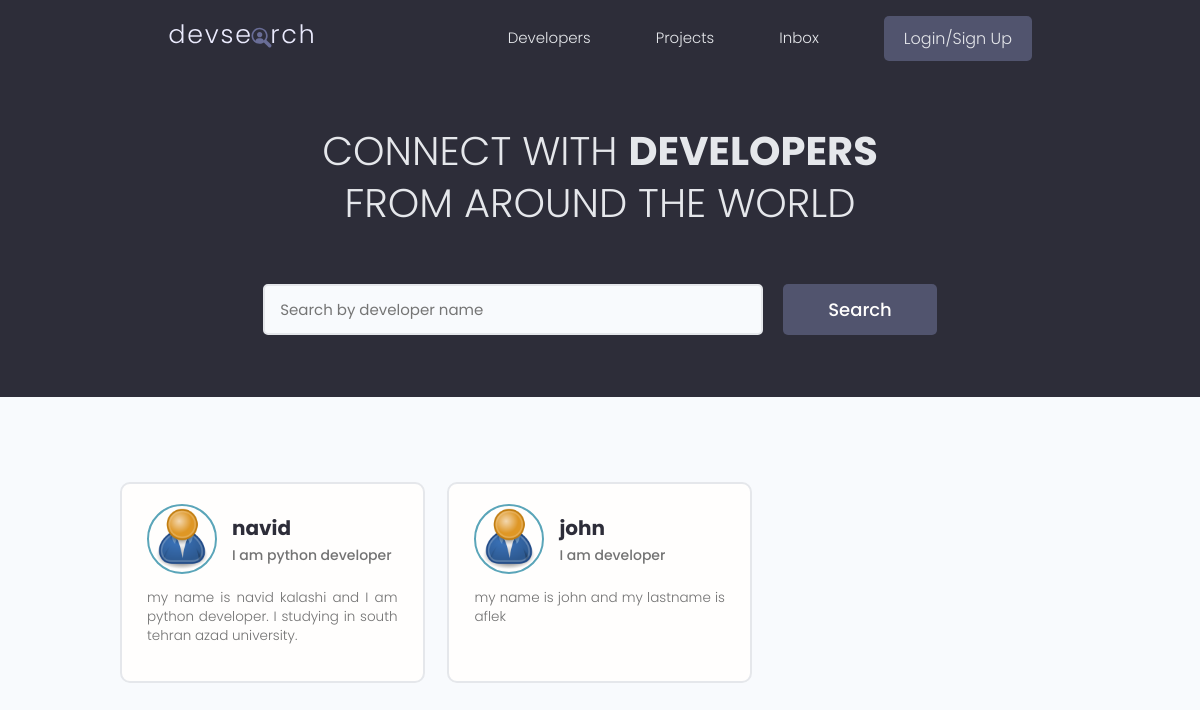
The app's page /, older data.
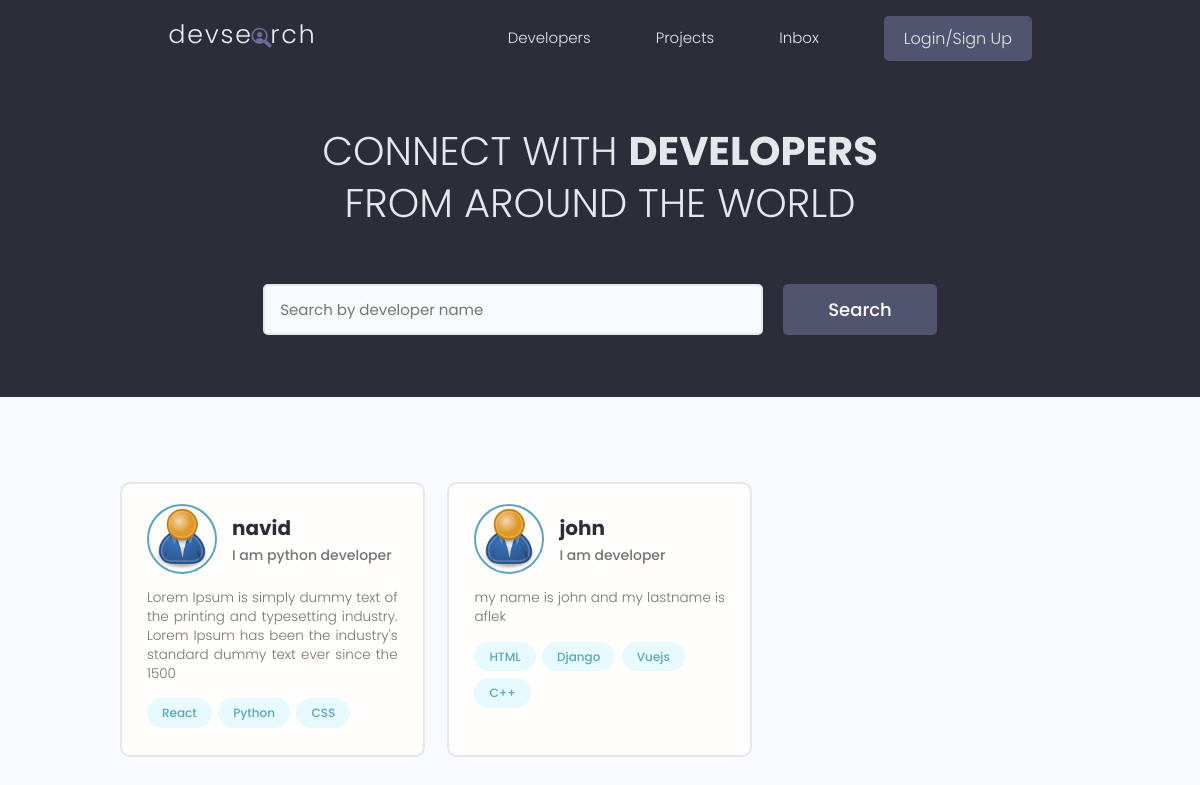
The same page, newer data.
### users/models.py (models this page shows, shortened)
class Profile(models.Model):
    user = models.OneToOneField(User, on_delete=models.CASCADE, null=True, blank=True)
    name = models.CharField(max_length=200, null=True, blank=True)
    email = models.EmailField(max_length=500, null=True, blank=True)
    username = models.CharField(max_length=200, null=True, blank=True)
    location = models.CharField(max_length=200, null=True, blank=True)
    short_intro = models.CharField(max_length=200, null=True, blank=True)
    bio = models.TextField(null=True, blank=True)
    profile_image = models.ImageField(null=True, blank=True, upload_to='profiles/', default='profiles/user-default.png')
    social_github = models.CharField(max_length=200, null=True, blank=True)
    social_twitter = models.CharField(max_length=200, null=True, blank=True)
    social_linkedin = models.CharField(max_length=200, null=True, blank=True)
    social_youtube = models.CharField(max_length=200, null=True, blank=True)
    social_website = models.CharField(max_length=200, null=True, blank=True)
    created = models.DateTimeField(auto_now_add=True)
    id = models.UUIDField(default=uuid.uuid4, unique=True, primary_key=True, editable=False)

class Skill(models.Model):
    owner = models.ForeignKey(Profile, on_delete=models.CASCADE, null=True, blank=True)
    name = models.CharField(max_length=200, null=True, blank=True)
    description = models.TextField(null=True, blank=True)
    created = models.DateTimeField(auto_now_add=True)
    id = models.UUIDField(default=uuid.uuid4, unique=True, primary_key=True, editable=False)
    def __str__(self):
        return str(self.name)

### users/views.py (the view)
# urls.py: path('', views.profiles, name='profiles'),
def profiles(request):
    profiles = Profile.objects.all()
    context = {'profiles': profiles}
    return render(request, 'users/profiles.html', context)

### users/templates/users/profiles.html (shortened to what this page needs)
{% extends 'main.html' %}
{% block content %}
<main class="home">
    <section class="hero-section text-center">
      <div class="container container--narrow">
        <div class="hero-section__box">
          <h2>CONNECT WITH <span>DEVELOPERS</span></h2>
          <h2>FROM AROUND THE WORLD</h2>
        </div>
        <div class="hero-section__search">
          <form class="form" action="#" method="get">
            <div class="form__field">
              <input class="input input--text" id="formInput#search" type="text" name="text"
                placeholder="Search by developer name" />
            </div>
            <input class="btn btn--sub btn--lg" type="submit" value="Search" />
          </form>
        </div>
      </div>
    </section>
    <section class="devlist">
      <div class="container">
        <div class="grid grid--three">
        {% for profile in profiles %}
          <div class="column card">
            <div class="dev">
              <a href="{% url 'user-profile' profile.id %}" class="card__body">
                <div class="dev__profile">
                  <img class="avatar avatar--md" src="{{profile.profile_image.url}}" alt="image" />
                  <div class="dev__meta">
                    <h3>{{profile.name}}</h3>
                    <h5>{{profile.short_intro|slice:'60'}}</h5>
                  </div>
                </div>
                <p class="dev__info">{{profile.bio|slice:'150'}}</p>
                <div class="dev__skills">
                {% for skill in profile.skill_set.all|slice:'5' %}
                  <span class="tag tag--pill tag--main">
                    <small>{{skill}}</small>
                  </span>
                  {% endfor %}
                </div>
              </a>
            </div>
          </div>
          {% endfor %}
        </div>
      </div>
    </section>
  </main>
{% endblock content %}

### templates/main.html (shortened to what this page needs)
<!DOCTYPE html>
{% load static %}
<html lang="en">
<head>
    <link rel="stylesheet" href="https://cdn.iconmonstr.com/1.3.0/css/iconmonstr-iconic-font.min.css" />
    <link rel="stylesheet" href="{% static 'uikit/styles/uikit.css' %}" />
    <link rel="stylesheet" href="{% static 'styles/app.css' %}" />
</head>
<body>
    {% include 'navbar.html' %}
    {% block content %}{% endblock content %}
</body>
</html>

### templates/navbar.html (shortened to what this page needs)
{% load static %}
<header class="header">
    <div class="container container--narrow">
      <a href="{% url 'profiles' %}" class="header__logo">
        <img src="{% static 'images/logo.svg' %}" alt="DevSearch Logo" />
      </a>
      <nav class="header__nav">
        <ul class="header__menu">
          <li class="header__menuItem"><a href="{% url 'profiles' %}">Developers</a></li>
          <li class="header__menuItem"><a href="{% url 'projects' %}">Projects</a></li>
          <li class="header__menuItem"><a href="">Inbox</a></li>
          {% if request.user.is_authenticated %}
          <li class="header__menuItem"><a href="{% url 'add-project' %}">Add Project</a></li>
          <li class="header__menuItem"><a href="{% url 'logout' %}" class="btn btn--sub">Logout</a></li>
          {% else %}
          <li class="header__menuItem"><a href="{% url 'login' %}" class="btn btn--sub">Login/Sign Up</a></li>
          {% endif %}
        </ul>
      </nav>
    </div>
  </header>

### static/styles/app.css (style rules this page uses)
:root { --color-sub: #2d2d39; }
.btn--sub { background-color: var(--color-sub-light); }
.card { border: 2px solid var(--color-light); }
img { width: 100%; }
.header { position: sticky; z-index: 111; background-color: var(--color-sub); padding: 1.5rem 0; }
.header > .container { display: flex; justify-content: space-between; align-items: center; }
.header__logo > img { height: 3.8rem; }
.header__nav > ul { display: inline-flex; align-items: center; list-style: none; gap: 6.5rem; }
.header__menuItem > a { color: var(--color-light); font-weight: 300; }
.hero-section { height: 40vh; display: flex; align-items: center; background-color: var(--color-sub); }
.hero-section__box { margin-bottom: 4rem; }
.hero-section__box > h2, .hero-section__box > h2 > span { font-size: 4rem; color: var(--color-light); line-height: 1.3; text-transform: uppercase; }
.hero-section__box > h2 { font-weight: 300; }
.hero-section__box > h2 > span { font-weight: 700; }
.hero-section__search > .form { display: flex; align-items: center; justify-content: center; gap: 2rem; }
.hero-section__search > .form input.input--text { width: 50rem; }
.devlist { margin-top: 8rem; }
.devlist .grid { align-items: stretch; }
.devlist .dev .dev__profile { display: flex; align-items: center; gap: 1.5rem; }
.devlist .dev .dev__meta h3 { color: var(--color-sub); font-size: 2rem; font-weight: 700; }
.devlist .dev .dev__meta h5 { color: var(--color-text); font-size: 1.4rem; font-weight: 500; }
.devlist .dev .dev__info { margin: 1.5rem 0; font-size: 1.35rem; line-height: 1.4; text-align: justify; }

### static/uikit/styles/modules/_variables.css (style rules this page uses)
:root { --color-main: #5aa5b9; --color-main-light: #e6faff; --color-sub: #3f4156; --color-sub-light: #51546e; --color-sub-lighter: #ededfd; --color-text: #737373; --color-gray: #8b8b8b; --color-light: #e5e7eb; --color-light-gray: #767676; --color-bg: #f8fafd; --color-white: #fffefd; --color-white-light: #f3f3f3; --color-success: #359e64; --color-success-bg: #def8e8; --color-error: #fc4b0b; --color-error-bg: #fff2ee; --font-base: 'Poppins', arial, helvetica, 'Segoe UI', roboto, ubuntu, sans-serif; --font-monospace: 'Fira Code', 'Courier New', courier, monospace; --font-regular: 300; --font-medium: 500; --font-bold: 700; --generic-shadow: 1px 1px 5px #00000010; --generic-transition: all 0.3s ease-in-out; }

### static/uikit/styles/modules/_base.css (style rules this page uses)
* { margin: 0; padding: 0; box-sizing: border-box; text-rendering: optimizeLegibility; color: inherit; font-size: inherit; }
html { font-size: 50%; }
@media only screen and (min-width: 480px) { html { font-size: 56.25%; } }
@media only screen and (min-width: 1200px) { html { font-size: 62.5%; } }
body { line-height: 1.6; font-weight: 400; font-size: 1.5rem; color: var(--color-text); background-color: var(--color-bg); min-height: 100vh; }

### static/uikit/styles/modules/_typography.css (style rules this page uses)
* { font-family: var(--font-base); }
h2 { font-size: 3.6rem; font-weight: var(--font-bold); }
h3 { font-size: 3.2rem; font-weight: var(--font-medium); }
h5 { font-size: 2.4rem; font-weight: var(--font-medium); }
h5, h6 { font-weight: var(--font-regular); }
p, span, strong { font-size: 1.6rem; color: var(--color-text); font-weight: var(--font-regular); }
a { padding-bottom: 2px; text-decoration: none; display: inline-block; color: var(--color-main); font-weight: var(--font-medium); }

### static/uikit/styles/modules/_utilities.css (style rules this page uses)
.container { width: 92%; max-width: 165rem; margin: 0 auto; box-sizing: border-box; }
.container--narrow { width: 92%; max-width: 120rem; }
@media screen and (min-width: 1000px) { .container { width: 90%; } }
@media screen and (min-width: 1000px) { .container--narrow { width: 85%; } }
@media screen and (min-width: 1200px) { .container { width: 80%; } }
@media screen and (min-width: 1200px) { .container--narrow { width: 72%; } }
.text-center { text-align: center; }

### static/uikit/styles/modules/_avatar.css (style rules this page uses)
.avatar { border-radius: 50%; border: 2px solid var(--color-main); object-fit: cover; }
.avatar--md { height: 7rem; width: 7rem; }

### static/uikit/styles/modules/_button.css (style rules this page uses)
.btn { display: inline-block; position: relative; cursor: pointer; background-color: var(--color-light); font-weight: var(--font-medium); color: var(--color-sub); text-decoration: none; padding: 1rem 2rem; border-radius: 0.5rem; border: none; width: -webkit-fit-content; width: -moz-fit-content; width: fit-content; height: -webkit-fit-content; height: -moz-fit-content; height: fit-content; font-size: 1.6rem; outline-width: 0; outline-color: transparent; -webkit-backface-visibility: hidden; backface-visibility: hidden; transition: all 0.3s ease-in-out; }
.btn--sub { background-color: var(--color-sub); color: var(--color-white); }
.btn--lg { font-size: 1.8rem; padding: 1.2rem 4.5rem; }

Row changes from the older to the newer data that the page shows:
changed Profile "navid": bio "my name is navid kalashi and I am python developer. I studying in south tehran azad university." → "Lorem Ipsum is simply dummy text of the printing and typesetting industry. Lorem Ipsum has been the industry's standard dummy text ever since the 1500"
added Skill: name "React", shown under Profile "navid"
added Skill: name "Python", shown under Profile "navid"
added Skill: name "CSS", shown under Profile "navid"
added Skill: name "HTML", shown under Profile "john"
added Skill: name "Django", shown under Profile "john"
added Skill: name "Vuejs", shown under Profile "john"
added Skill: name "C++", shown under Profile "john"
